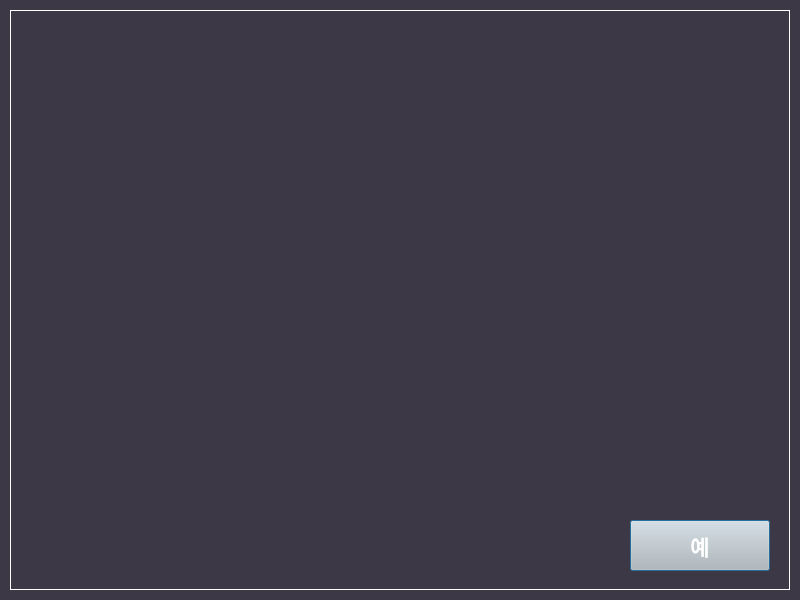
<?xml version="1.0" encoding="UTF-8"?>
<ui version="4.0">
 <class>DialogConfig</class>
 <widget class="QDialog" name="DialogConfig">
  <property name="geometry">
   <rect>
    <x>0</x>
    <y>0</y>
    <width>800</width>
    <height>600</height>
   </rect>
  </property>
  <property name="windowTitle">
   <string>Dialog</string>
  </property>
  <property name="styleSheet">
   <string notr="true">background-color: rgb(61, 56, 70);</string>
  </property>
  <widget class="QFrame" name="frame">
   <property name="geometry">
    <rect>
     <x>10</x>
     <y>10</y>
     <width>780</width>
     <height>580</height>
    </rect>
   </property>
   <property name="styleSheet">
    <string notr="true">color: rgb(255, 255, 255);
</string>
   </property>
   <property name="frameShape">
    <enum>QFrame::Panel</enum>
   </property>
   <property name="frameShadow">
    <enum>QFrame::Plain</enum>
   </property>
   <property name="lineWidth">
    <number>1</number>
   </property>
   <widget class="ImageButton" name="Button_Yes">
    <property name="geometry">
     <rect>
      <x>620</x>
      <y>510</y>
      <width>140</width>
      <height>51</height>
     </rect>
    </property>
    <property name="font">
     <font>
      <pointsize>16</pointsize>
      <weight>75</weight>
      <bold>true</bold>
     </font>
    </property>
    <property name="styleSheet">
     <string notr="true">color: rgb(255, 255, 255);
background-color: rgb(192, 191, 188);</string>
    </property>
    <property name="text">
     <string>예</string>
    </property>
   </widget>
  </widget>
 </widget>
 <customwidgets>
  <customwidget>
   <class>ImageButton</class>
   <extends>QPushButton</extends>
   <header>imagebutton.h</header>
  </customwidget>
 </customwidgets>
 <resources/>
 <connections/>
</ui>
